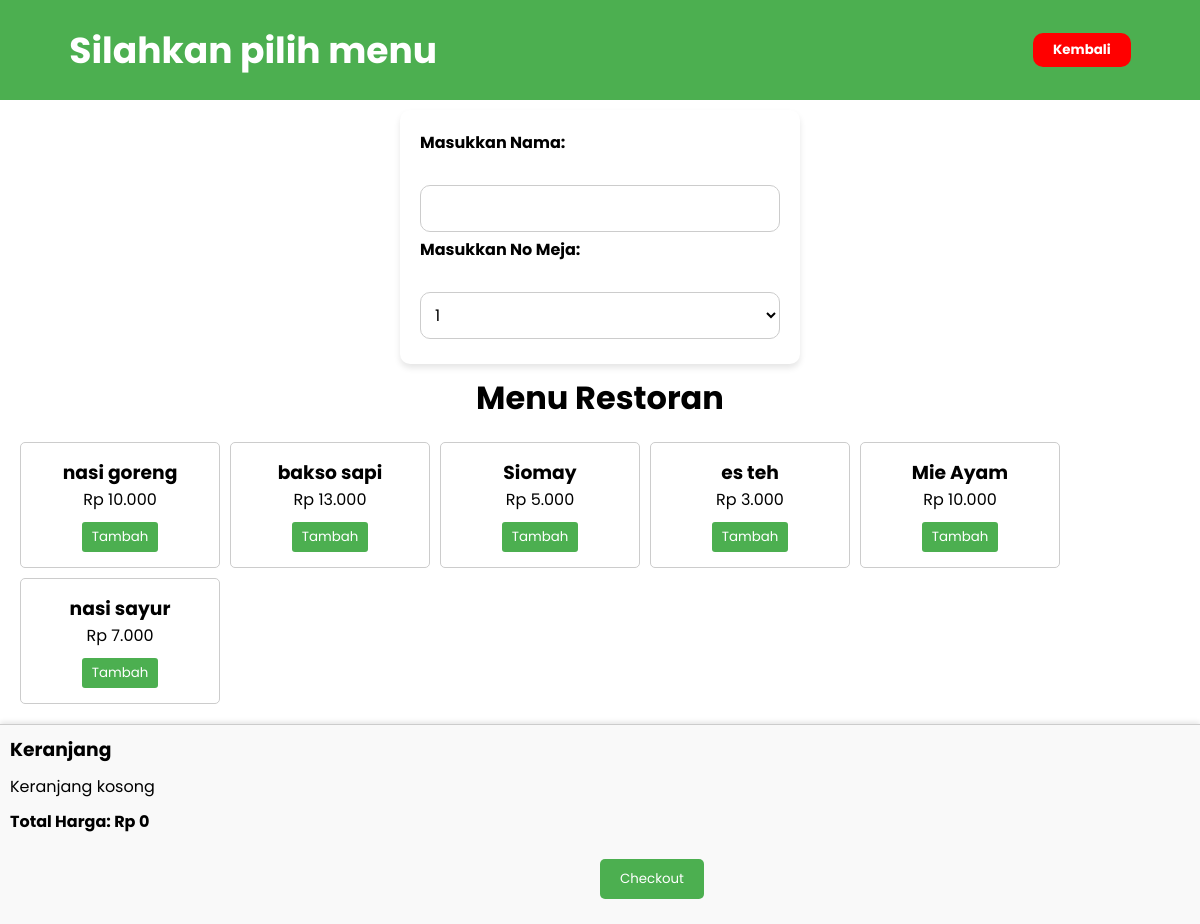
The page /pelanggan.php on the database as committed earlier.
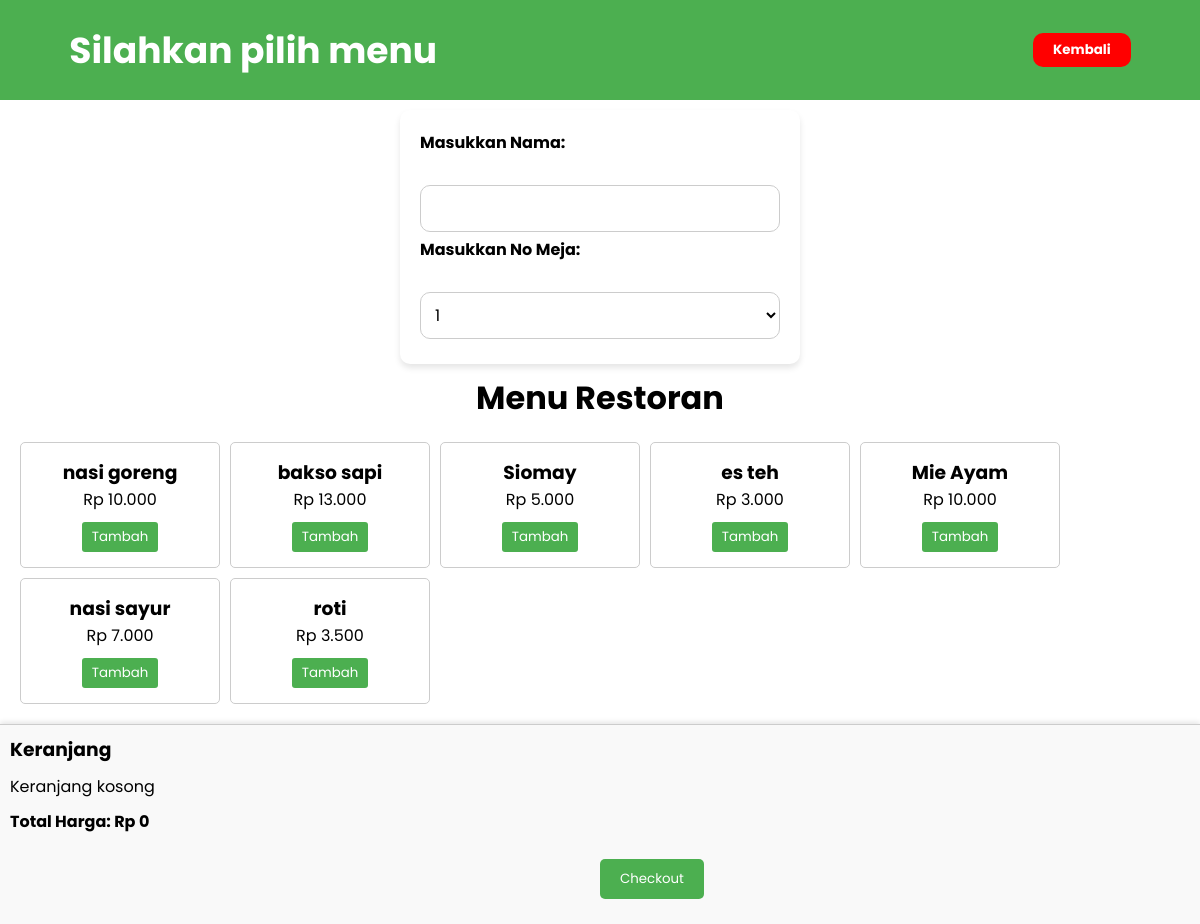
The same page on the database as committed later.
### tables this page shows
CREATE TABLE `menu` (
  `id_menu` int NOT NULL,
  `nama_makanan` varchar(100) DEFAULT NULL,
  `harga` decimal(10,2) DEFAULT NULL
);

### pelanggan.php (the view, shortened to what this page needs)
<?php
include "database.php";
$sql_read = "SELECT * FROM menu";
$result = $conn->query($sql_read);
?>
<!DOCTYPE html>
<html lang="en">
<head>
</head>
<body>
    <header>
        <p>Silahkan pilih menu</p>
        <button onclick="window.location.href='masuk.php'">Kembali</button>
    </header>
    <form action="pelanggan.php" method="POST" id="customerForm">
        <label for="nama">Masukkan Nama:</label><br>
        <input type="text" id="nama" name="nama" required><br>
        <label for="no_meja">Masukkan No Meja:</label><br>
        <select id="no_meja" name="no_meja">
            <option value="1">1</option>
        </select>
    </form>
    <div class="Menu_dan_cart">
        <h1 class="judul">Menu Restoran</h1>
        <div class="menu-list">
            <?php
            if ($result->num_rows > 0) {
                while ($row = $result->fetch_assoc()) {
                    echo "<div class='menu-item'>";
                    echo "<h3>" . $row['nama_makanan'] . "</h3>";
                    echo "<p>Rp " . number_format($row['harga'], 0, ',', '.') . "</p>";
                    echo "<button onclick=\"addToCart(" . $row['id_menu'] . ", '" . $row['nama_makanan'] . "', " . $row['harga'] . ")\">Tambah</button>";
                    echo "</div>";
                }
            } else {
                echo "<p>Tidak ada menu tersedia</p>";
            }
            ?>
        </div>
        <div class="cart">
            <h3>Keranjang</h3>
            <div class="cart-items">
                <p>Keranjang kosong</p>
            </div>
            <div class="cart-total" style="font-weight: bold; margin-top: 10px;">
                Total Harga: Rp 0
            </div>
            <div class="checkout">
                <button type="button" onclick="checkout()">Checkout</button>
            </div>
        </div>
    </div>
    <div class="div-kosong">
    </div>
</body>
</html>

Rows that differ between the two databases and show on the page:
added menu: nama_makanan "roti", harga "3.500"
